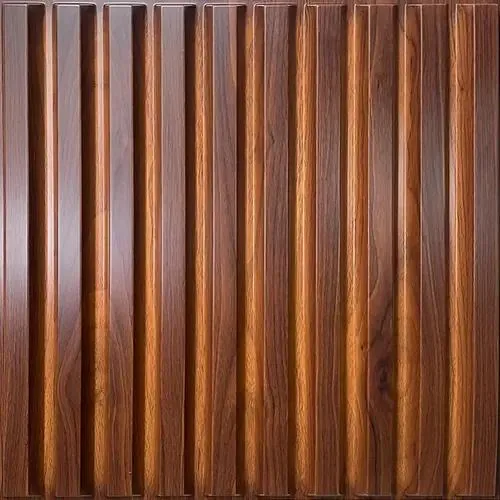
#> input picture sky的网站/assets/images/series-wood.webp, 500 x 500 px
$ python make_wpc_img.py
#> lines starting #> are read from the running program, lines starting #| are printed output that depends on the picture
# -*- coding: utf-8 -*-
"""
WPC 材料卡图片：从站内 series-wood.webp（胡桃木格栅实拍）做差异化裁切
（放大取纹理细节区 + 水平镜像，与上方系列卡视觉区分）
用法: <venv-python> tools/make_wpc_img.py
"""
from pathlib import Path
from PIL import Image, ImageOps

SITE = Path(__file__).resolve().parent.parent
SRC = SITE / "assets" / "images" / "series-wood.webp"
OUT = SITE / "assets" / "images" / "material-wpc.webp"

im = Image.open(SRC).convert("RGB")
#> im is the input picture: PIL image 500x500 RGB; mean R, G, B 128.9, 81.4, 60.5
w, h = im.size  # 1000x1000
#> w = 500; h = 500

# 66% 放大裁切，偏向右侧木纹结疤区（细节更丰富）
box = 660
x0, y0 = 250, 140
crop = im.crop((x0, y0, min(x0 + box, w), min(y0 + box, h)))
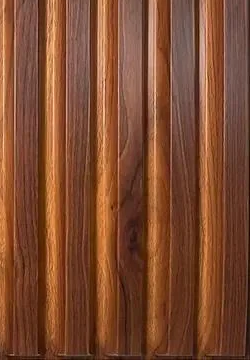
#> crop: PIL image 250x360 RGB; mean R, G, B 126.7, 74.9, 48.4
crop = ImageOps.mirror(crop)                       # 镜像，避免与系列卡雷同
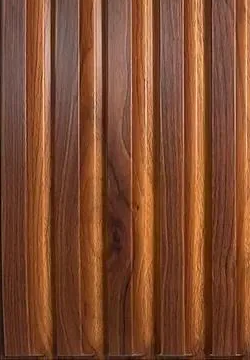
#> crop: PIL image 250x360 RGB; mean R, G, B 126.7, 74.9, 48.4
crop = crop.resize((800, 800), Image.LANCZOS)      # 卡片标称 800x800
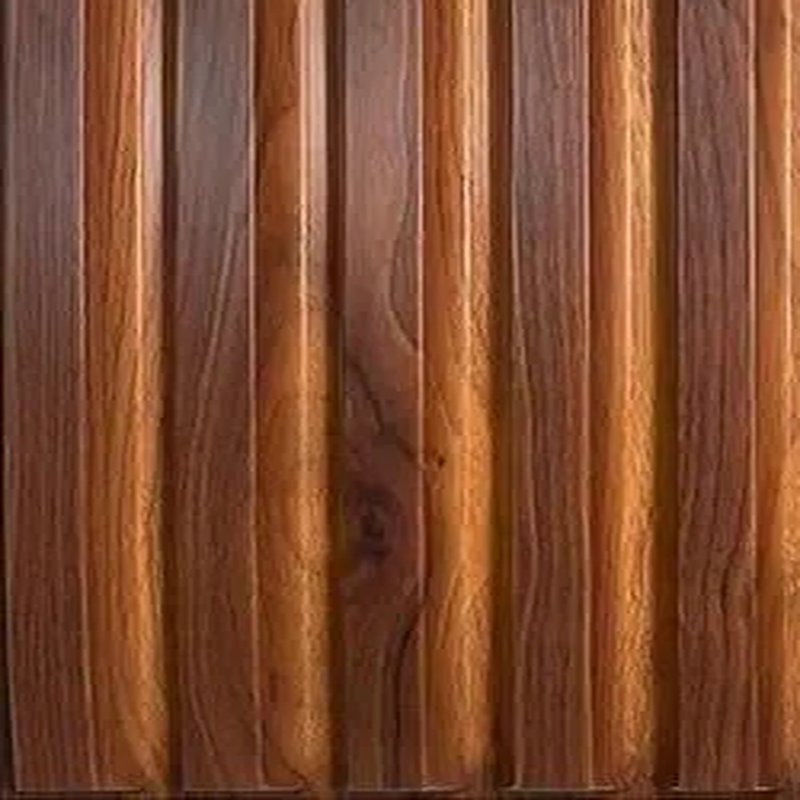
#> crop: PIL image 800x800 RGB; mean R, G, B 126.7, 74.9, 48.4
crop.save(OUT, "WEBP", quality=82, method=6)
print(f"{OUT}  {crop.size[0]}x{crop.size[1]}  {OUT.stat().st_size/1024:.1f} KB")
#| sky的网站/assets/images/material-wpc.webp  800x800  33.9 KB

$ run again, with sky的网站/assets/images/about.webp copied over sky的网站/assets/images/series-wood.webp
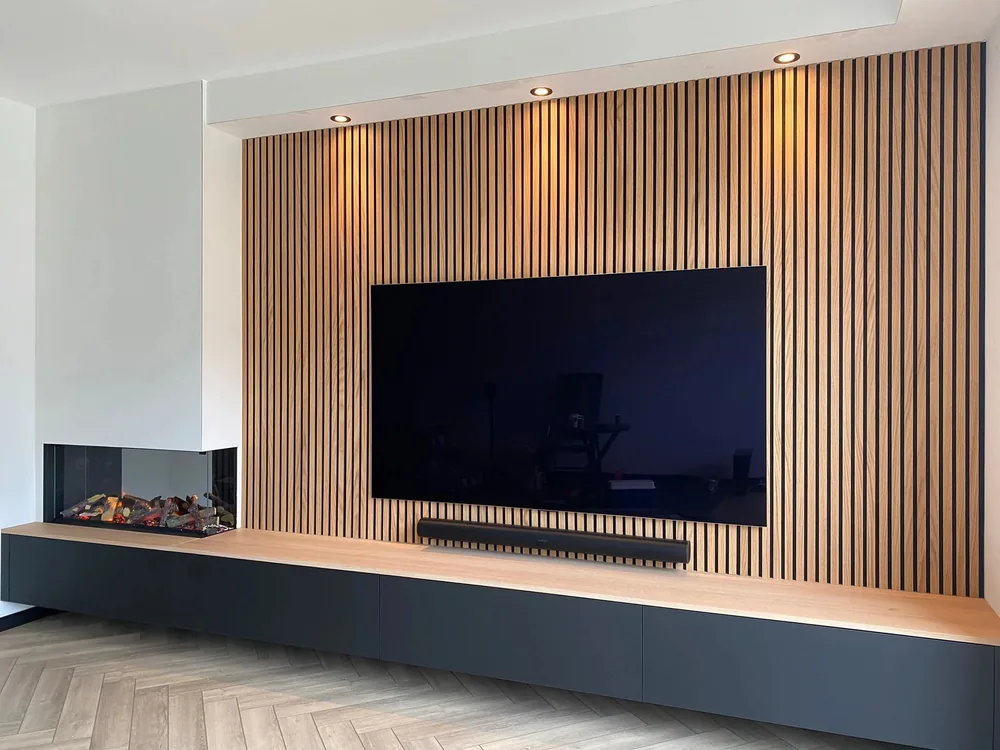
#> input picture sky的网站/assets/images/about.webp, 1000 x 750 px
#> im is the input picture: PIL image 1000x750 RGB; mean R, G, B 133.4, 120.8, 112.4
#> `crop = ImageOps.mirror(crop)`:
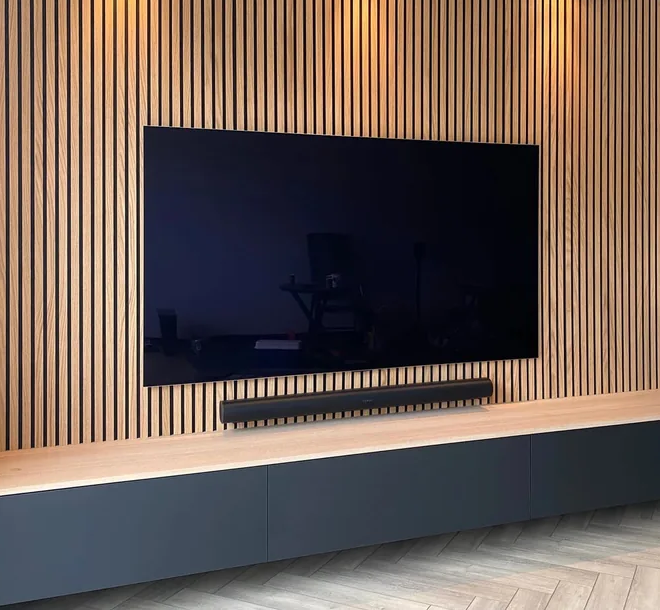
#> crop: PIL image 660x610 RGB; mean R, G, B 109.7, 93.8, 85.8
#> `crop = crop.resize((800, 800), Image.LANCZOS)`:
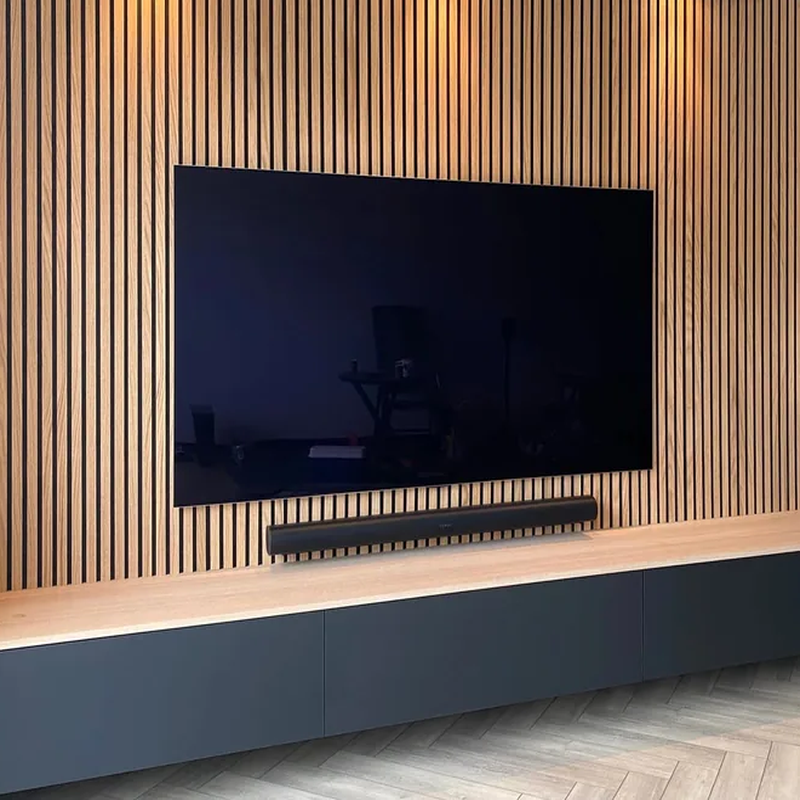
#> crop: PIL image 800x800 RGB; mean R, G, B 109.7, 93.9, 86
#| sky的网站/assets/images/material-wpc.webp  800x800  33.9 KB

$ run again, with sky的网站/assets/images/app-bedroom.webp copied over sky的网站/assets/images/series-wood.webp
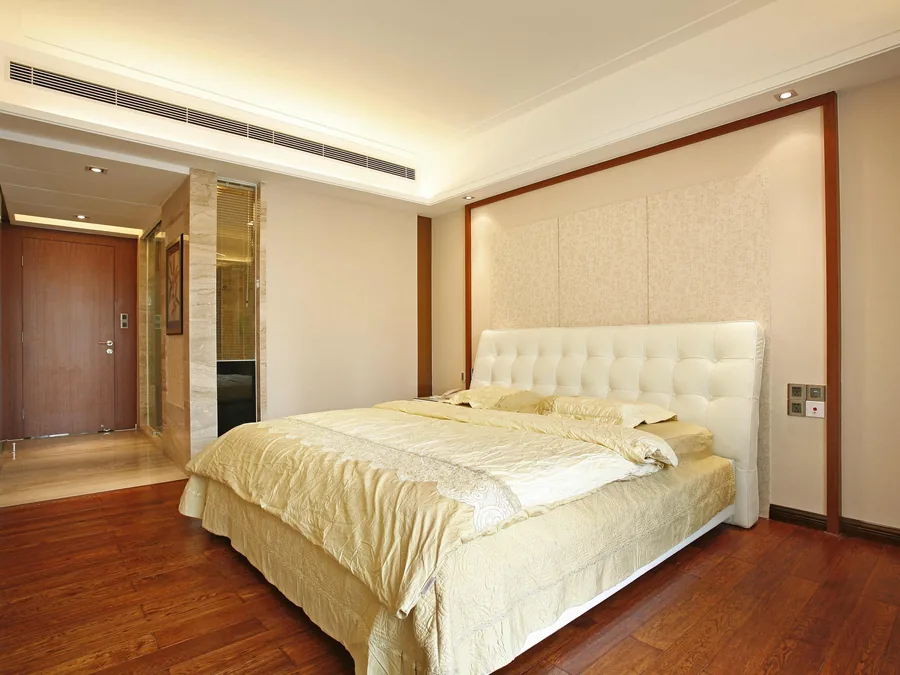
#> input picture sky的网站/assets/images/app-bedroom.webp, 900 x 675 px
#> im is the input picture: PIL image 900x675 RGB; mean R, G, B 184.1, 155.9, 122
#> `crop = ImageOps.mirror(crop)`:
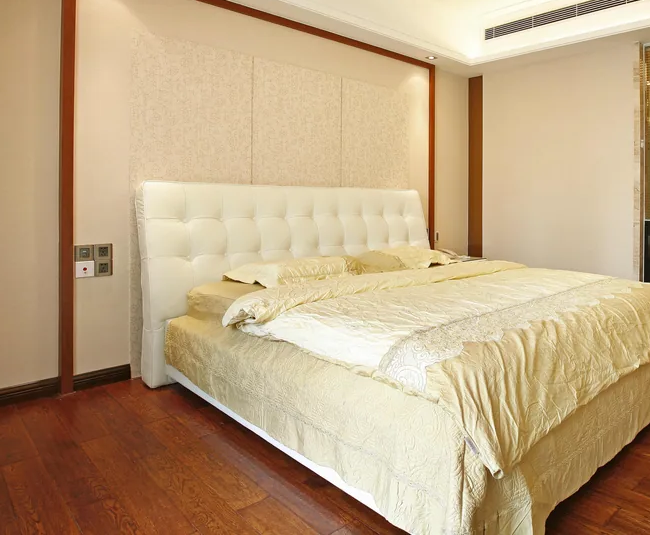
#> crop: PIL image 650x535 RGB; mean R, G, B 191.6, 165.7, 131.4
#> `crop = crop.resize((800, 800), Image.LANCZOS)`:
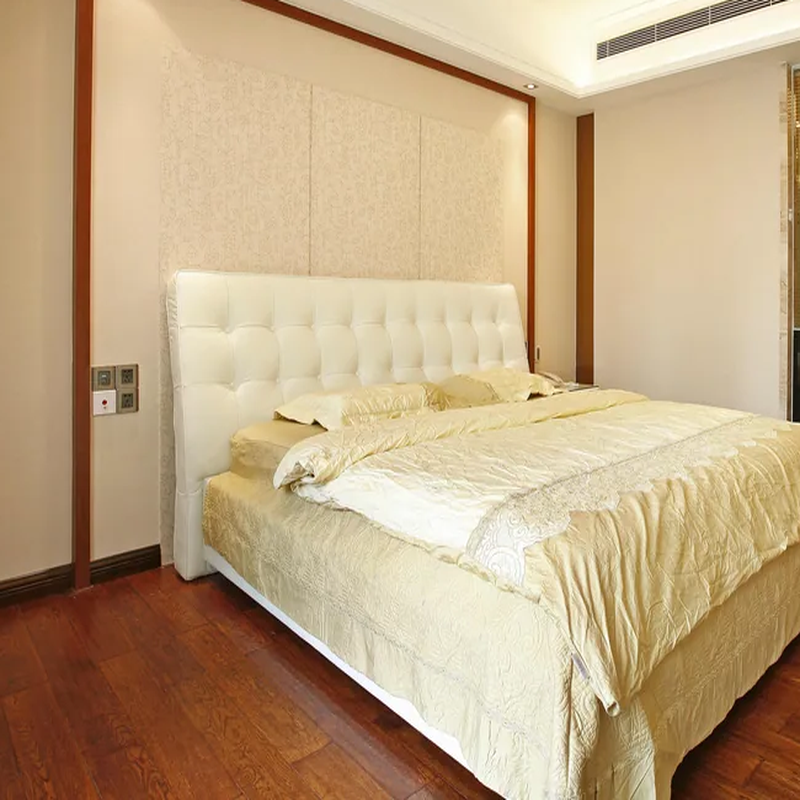
#> crop: PIL image 800x800 RGB; mean R, G, B 191.6, 165.7, 131.4
#| sky的网站/assets/images/material-wpc.webp  800x800  33.9 KB

$ run again, with sky的网站/assets/images/app-commercial.webp copied over sky的网站/assets/images/series-wood.webp
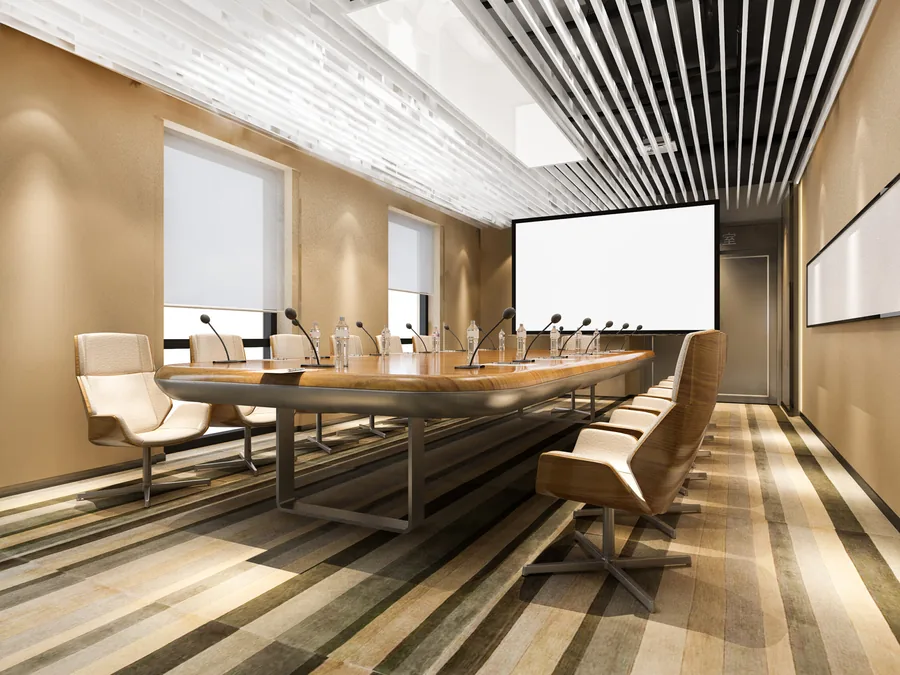
#> input picture sky的网站/assets/images/app-commercial.webp, 900 x 675 px
#> im is the input picture: PIL image 900x675 RGB; mean R, G, B 162, 145.8, 124.3
#> `crop = ImageOps.mirror(crop)`:
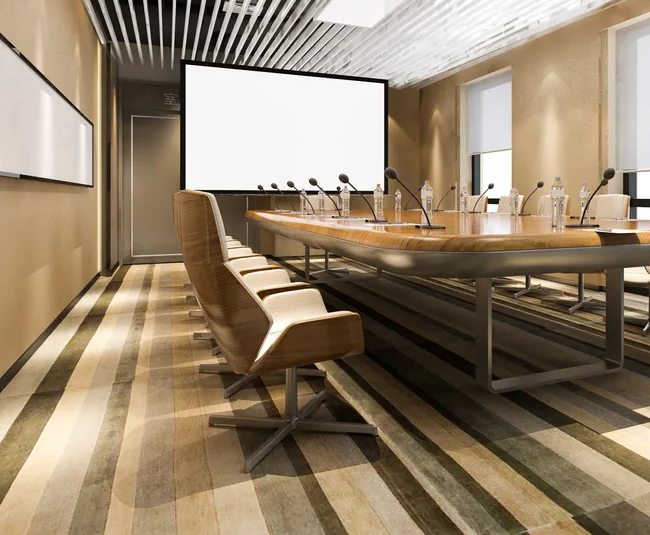
#> crop: PIL image 650x535 RGB; mean R, G, B 149.6, 132.2, 109.2
#> `crop = crop.resize((800, 800), Image.LANCZOS)`:
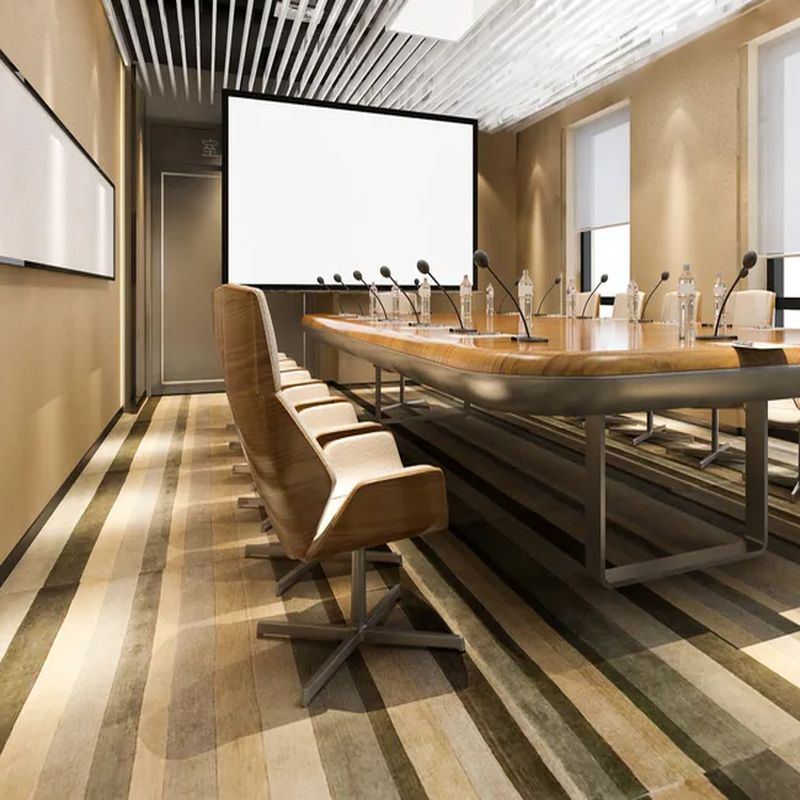
#> crop: PIL image 800x800 RGB; mean R, G, B 149.6, 132.2, 109.2
#| sky的网站/assets/images/material-wpc.webp  800x800  33.9 KB
